Frame 1 (no input): blank canvas, image omitted
Frame 60 (the mouse pressed at the canvas centre just before this capture): blank canvas, image omitted
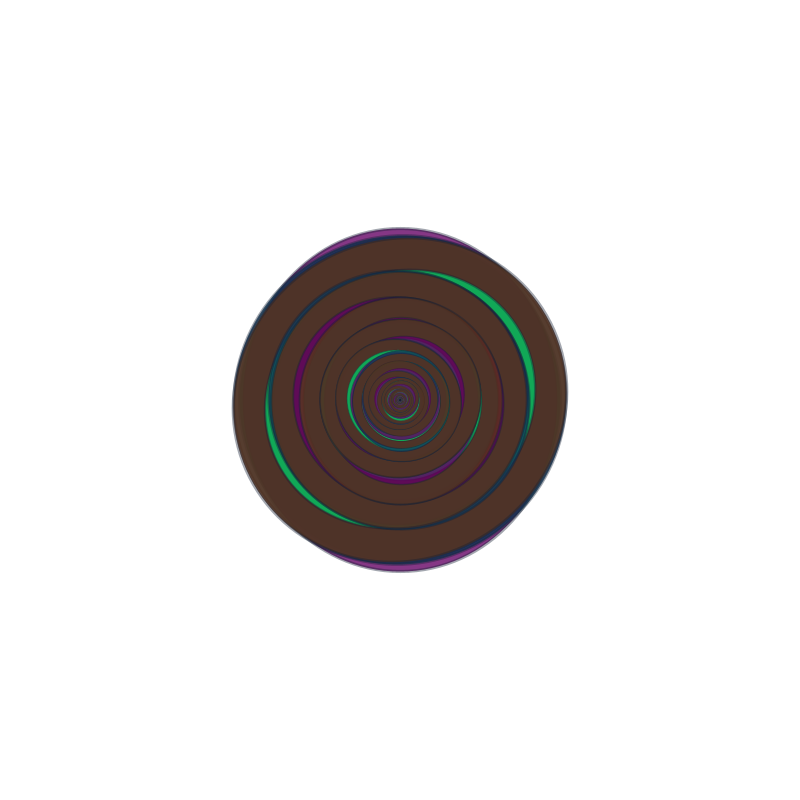
Frame 120 (the mouse held since frame 60 and released just before this capture)

The Processing sketch whose frames 1 and 60 were blank and that drew this single picture after the mouse press (run headless with seeded random() and noise(); from frame 60 on, the mouse is pressed at the canvas centre):

// Processing sketch: processing_116723
// ── processing_116723.pde

//draw ellipses that change in height and width depending one mouse coordinates


void setup() {
  ellipseMode(CENTER);
  rectMode(CENTER);
  size(800, 800);
  
  
  smooth();
  frameRate(24);
}

//shifting ellipses

void draw() {

  noCursor();

  stroke(20, 30, 50, 100);
  background(255);

  float vertStretch = PI*3;

  float horStretch=PI*5;
  int ellipSize = 4;
  float ellipRot = 0.3;
  translate(width/2, height/2); //center ellipse
  for (int i =0; i<height; i++) { //increment ellipse size
    //for (int h=0; h>width; h++)
    fill(0, 200, 100, 200);
    strokeWeight(4);



    scale(PI/ellipSize);

    ellipse(i, i, mouseX+vertStretch*random(3), mouseY+horStretch*random(3)); //random = jiggle effect
    fill(100, 0, 100, 200);
    ellipse(i, i, mouseY+vertStretch*random(3), mouseX+horStretch*random(3));
    rotate(PI/ellipRot);
    fill(16, 60, 90, 200);
    ellipse(i, i, mouseX+vertStretch*random(2), mouseY+horStretch*random(2));
    fill(90, 50, 25, 200);
    ellipse(i, i, mouseY+vertStretch*random(2), mouseX+horStretch*random(2));
  }
}
